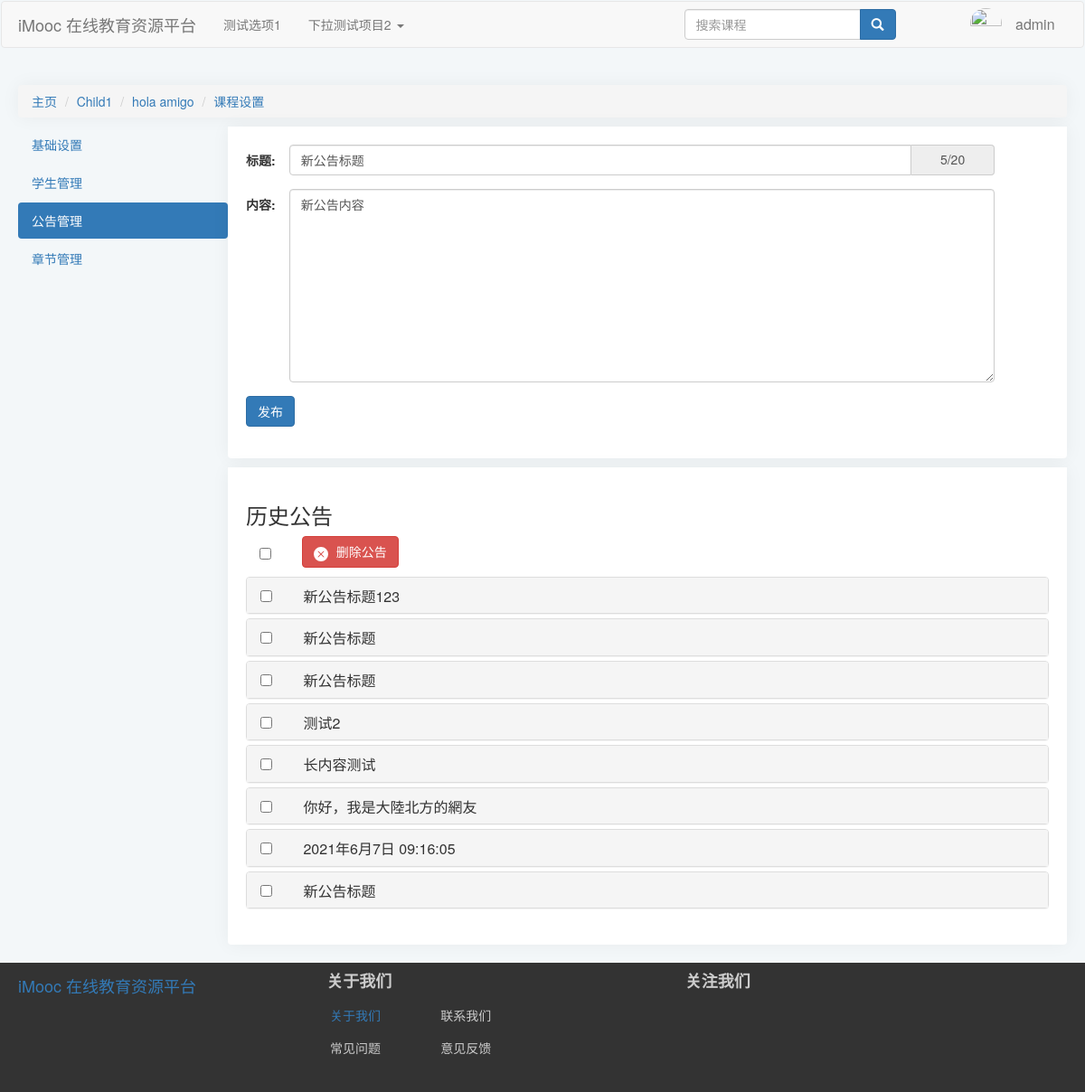
Page /course/3/Setting/Notice (signed in) on the committed database.
### index/models.py (models this page shows, shortened)
class CourseCategory(models.Model):
    CategoryID = models.AutoField(primary_key=True, verbose_name="分类编号")
    CategoryName = models.CharField(verbose_name="分类名", max_length=64)
    Is_Root = models.BooleanField(verbose_name="根分类", default=True, editable=False)
    DisplayOrder = models.PositiveIntegerField(verbose_name="显示顺序", default=1)
    ParentID = models.ForeignKey(
        "self",
        on_delete=models.CASCADE,
        limit_choices_to={"Is_Root": 1},
        null=True,
        blank=True,
    )
    def __str__(self) -> str:
        return self.CategoryName
    class Meta:
        ordering = ["-CategoryID"]
        verbose_name = "课程分类"
        verbose_name_plural = "课程分类"

class Course(models.Model):
    status = (
        ("1", "未开课"),
        ("2", "已开课"),
        ("3", "已结课"),
    )
    Course_Name = models.CharField(verbose_name="课程名称", max_length=64)
    Course_Teacher = models.ForeignKey(
        "Users",
        on_delete=models.CASCADE,
        limit_choices_to={"access": "teacher"},
        null=True,
        blank=True,
        related_name="teacher",
    )
    Course_Info = models.TextField(verbose_name="课程说明", default="暂未设置")
    Course_Goal = models.TextField(verbose_name="课程目标", default="暂未设置")
    Grade_Requirements = models.TextField(verbose_name="成绩要求", default="暂未设置")
    Reference = models.TextField(verbose_name="参考资料", default="暂未设置")
    QA = models.TextField(verbose_name="常见问题", null=True, blank=True, default="暂未设置")
    Course_Img = models.ImageField(
        verbose_name="课程图片",
        null=True,
        upload_to="Course_Img",
        blank=True,
        default="material/defaultCourseImage.jpg",
    )
    Stu_Count = models.PositiveIntegerField(verbose_name="选课人数", default=0)
    Course_Chapter = models.TextField(
        verbose_name="课程章节",
        null=True,
        blank=True,
        default='[{"title":"New Node","key":"1"}]',
    )
    Course_Category = models.ForeignKey(
        "CourseCategory",
        verbose_name="课程分类",
        on_delete=models.CASCADE,
        limit_choices_to={"Is_Root": 0},
        null=True,
        blank=True,
    )
    View_Count = models.PositiveIntegerField(verbose_name="访问人数", default=0)
    Status = models.CharField(
        verbose_name="课程状态", max_length=16, choices=status, default="1"
    )
    Starting_Time = models.DateTimeField(verbose_name="开课时间", auto_now_add=True)
    Ending_Time = models.DateTimeField(verbose_name="结课时间")
    class Meta:
        ordering = ["-Starting_Time"]
        verbose_name = "课程"
        verbose_name_plural = "课程"

class CourseNotice(models.Model):
    sourceCourse = ForeignKey(
        "Course",
        verbose_name="源课程",
        on_delete=CASCADE,
        null=True,
        blank=True,
        related_name="sourceCourse",
    )
    Title = CharField(verbose_name="公告标题", default="新公告标题", max_length=20)
    Message = TextField(verbose_name="课程公告", default="新公告内容")
    createTime = DateTimeField(verbose_name="发布时间", auto_now_add=True)
    class Meta:
        ordering = ["-createTime"]
        verbose_name = "课程公告"
        verbose_name_plural = "课程公告"

### index/views.py (the view)
def courseSettingNotice(request, courseid):
    courseDetail, _, _ = VF.Get_Course(courseid)
    course = models.Course.objects.get(id=courseid)
    noticeForm = forms.NoticeForm()
    historyNotices = models.CourseNotice.objects.filter(sourceCourse=course)
    return render(request, "index/courseSettingNotice.html", locals())

### index/forms.py
class NoticeForm(ModelForm):
    def __init__(self, *args, **kwargs):
        super(NoticeForm, self).__init__(*args, **kwargs)
        for field in iter(self.fields):
            self.fields[field].widget.attrs.update(
                {
                    "class": "form-control col-sm-10",
                }
            )
    class Meta:
        model = CourseNotice
        exclude = [
            "sourceCourse",
        ]

### index/templates/index/courseSettingNotice.html (shortened to what this page needs)
{% extends 'index/courseSettingBase.html' %}
{% load static %}
    {% block extrastatic %}
    {{ block.super }}
    <link rel="stylesheet" href="{% static 'index/css/courseSettingNotice.css' %}">
    {% endblock extrastatic %}
    {% block content %}
    {{ block.super }}
    <div class="mainContainer">
        <div class="newNoticeForm">
            <form action="{% url 'index:noticePost' courseid %}" method="POST" enctype="multipart/form-data"
                class="form-horizontal">
                <div class="form-group">
                    <div class="item form-Title">
                        <label for="{{noticeForm.Title.id_for_label}" class="control-label col-sm-2">标题: </label>
                        {{noticeForm.Title}}
                        <span class="input-group-addon" id="titleaddon">0/20</span>
                    </div>
                </div>
                <div class="form-group">
                    <div class="item form-Title">
                        <label for="{{noticeForm.Message.id_for_label}" class="control-label col-sm-2">内容: </label>
                        {{noticeForm.Message}}
                    </div>
                </div>
                <div class="form-group">
                    <button type="submit" class="btn btn-primary postAnno">发布</button>
                </div>
            </form>
        </div>
        <div class="historyNotice">
            <div class="header">
                <h3>历史公告</h3>
                <div class="btnheader">
                    <input type="checkbox" class="selectAll">
                    <button class="btn btn-danger remove">
                        删除公告
                    </button>
                </div>
            </div>
            <div class="panel-group" id="accordion" role="tablist" aria-multiselectable="true">
                {% for Notice in historyNotices %}
                <div class="panel panel-default">
                    <div class="panel-heading" role="tab" id="heading{{forloop.counter}}">
                        <h4 class="panel-title">
                            <input type="checkbox">
                            <a role="button" data-toggle="collapse" data-parent="#accordion"
                                href="#collapse{{forloop.counter}}" aria-expanded="false"
                                aria-controls="collapse{{forloop.counter}}" class="collapsed">
                                {{Notice.Title}}
                            </a>
                        </h4>
                    </div>
                </div>
                {% endfor %}
            </div>
        </div>
    </div>
    {% endblock content %}

### index/templates/index/courseSettingBase.html (shortened to what this page needs)
{% extends 'index/index.html' %}
{% load static %}
    {% block extrastatic %}
    <link rel="stylesheet" type="text/css" href="{% static 'index/css/courseSettingBase.css' %}">
    {% endblock %}
    {% block content %}
    <div>
        <ul class="breadcrumb">
            <li><a href="/index/">主页</a></li>
            <li><a href="#">{{courseDetail.Course_Category}}</a></li>
            <li><a href="{% url 'index:courseInfo' courseid %}">{{courseDetail.Course_Name}}
                </a>
            </li>
            <li class="active"><a href="{% url 'index:courseSetting' courseid %}">课程设置
                </a>
            </li>
        </ul>
    </div>
    <div class="navSideBar">
        <ul class="nav nav-pills nav-stacked">
            <li role="basicInfo"><a href="{% url 'index:courseSetting' courseid %}">基础设置</a></li>
            <li role="studentManagement"><a href="{% url 'index:studentSetting' courseid %}">学生管理</a></li>
            <li role="annoucementManage"><a href="{% url 'index:noticeSetting' courseid %}">公告管理</a></li>
            <li role="chapterManagement"><a href="{% url 'index:chapterSetting' courseid %}">章节管理</a></li>
        </ul>
    </div>
    {% endblock %}

### index/static/index/css/index.css (style rules this page uses)
body { background-color: #f3f7f9; }

### index/static/index/css/courseSettingBase.css (style rules this page uses)
.breadcrumb { margin:0px; box-shadow: 0 0 20px 0 rgb(12 1 4 / 5%); border-radius: 4px; }
.navSideBar { display:block; float:left; width:20%; margin-top: 10px; }

### index/static/index/css/courseSettingNotice.css (style rules this page uses)
.newNoticeForm label { width:fit-content; margin-left:15px; padding-left:0px; }
.newNoticeForm { position:relative; display:block; float:right; background-color:white; margin:10px 0; padding:20px; box-shadow: 0 0 20px 0 rgb(12 1 4 / 5%); border-radius: 0px 0px 4px 4px; width:80%; }
.newNoticeForm button { margin-left:15px; }
.item input { border-radius: 4px 0px 0px 4px; width:75%; }
.item textarea { width:85%; }
#titleaddon { display:inline-block; width:10%; height:34px; padding-top:8px; }
.historyNotice { position:relative; display:block; float:right; background-color:white; padding:20px; box-shadow: 0 0 20px 0 rgb(12 1 4 / 5%); border-radius: 0px 0px 4px 4px; width:80%; }
.panel-title a { margin-left:30px; }
.btnheader { margin:0 15px; }
.historyNotice .header button { margin-left:30px; margin-bottom:10px; }
.bi { vertical-align:middle; margin-right:5px; }

### rows in the picture
CourseCategory: Course_Category "Child1"
Course: Course_Name "hola amigo"
CourseNotice: Title "新公告标题123"
CourseNotice: Title "新公告标题"
CourseNotice: Title "新公告标题"
CourseNotice: Title "测试2"
CourseNotice: Title "长内容测试"
CourseNotice: Title "你好，我是大陸北方的網友"
CourseNotice: Title "2021年6月7日 09:16:05"
CourseNotice: Title "新公告标题"

### other values in the picture
{{ request.session.user_name }} "admin"
